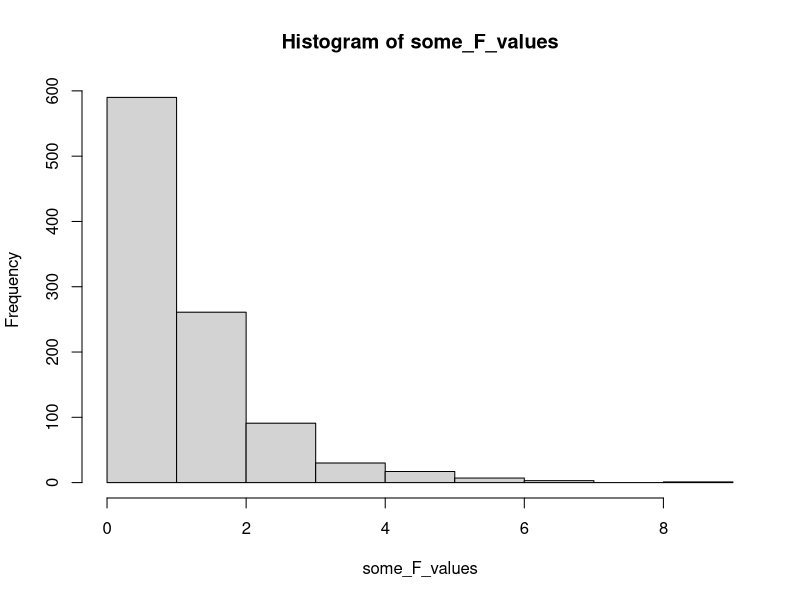
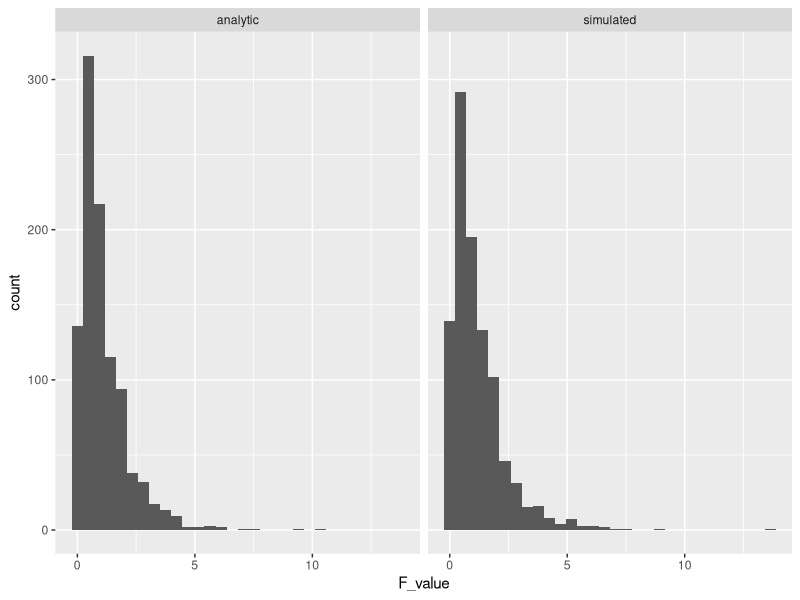
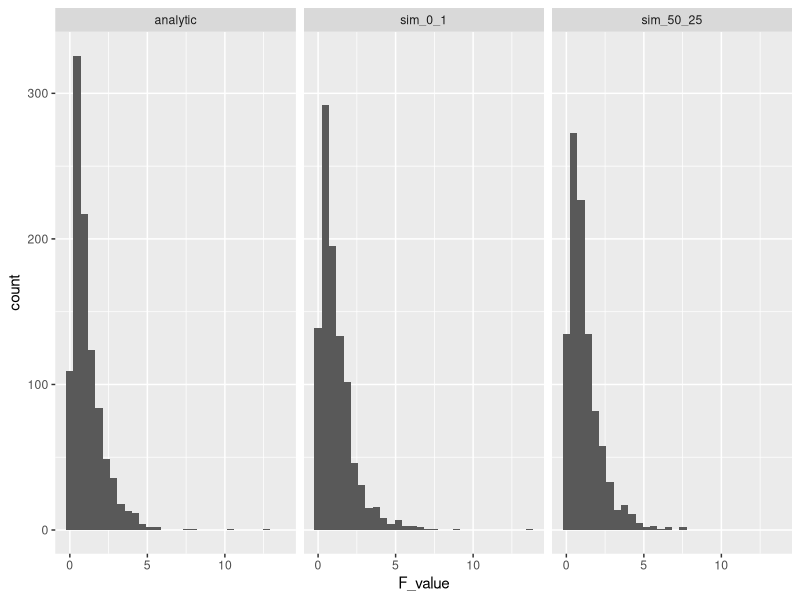
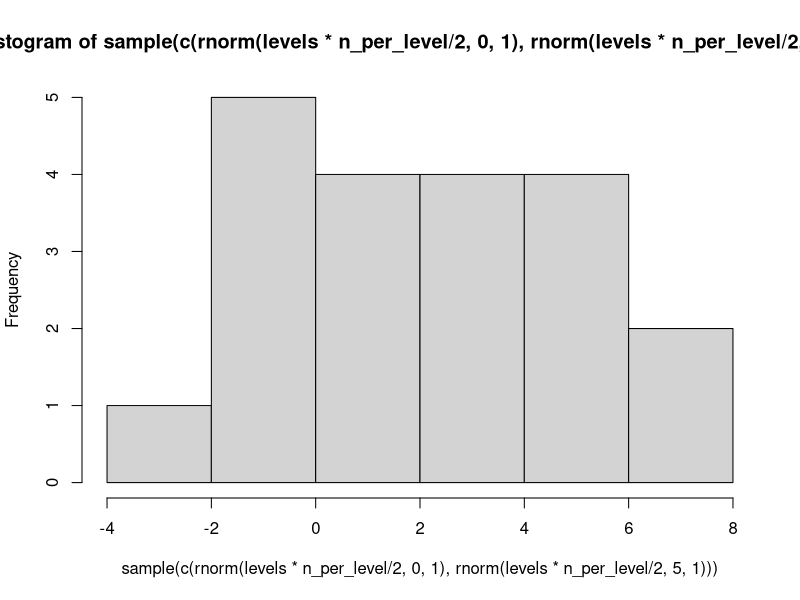
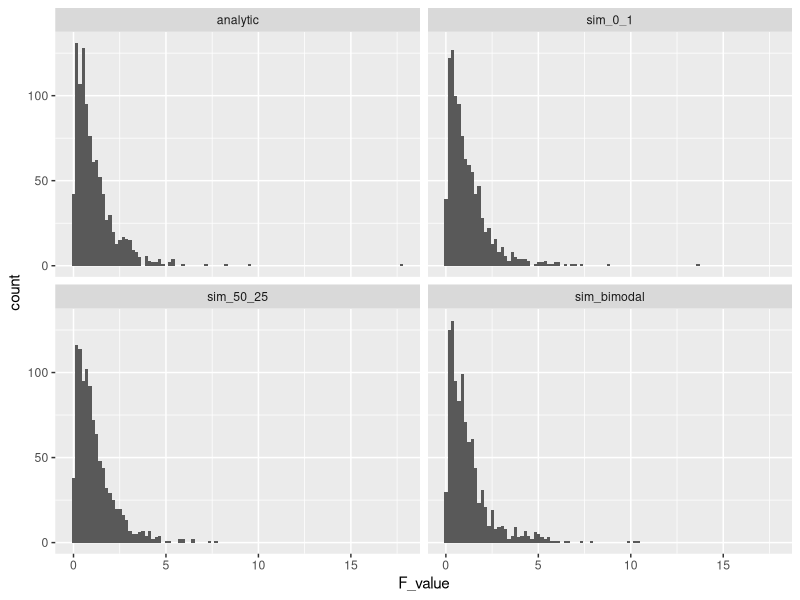
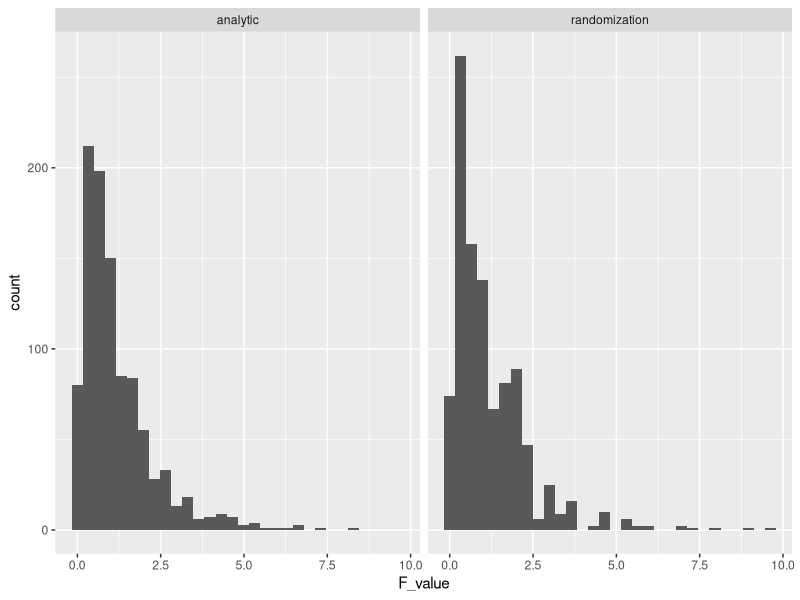
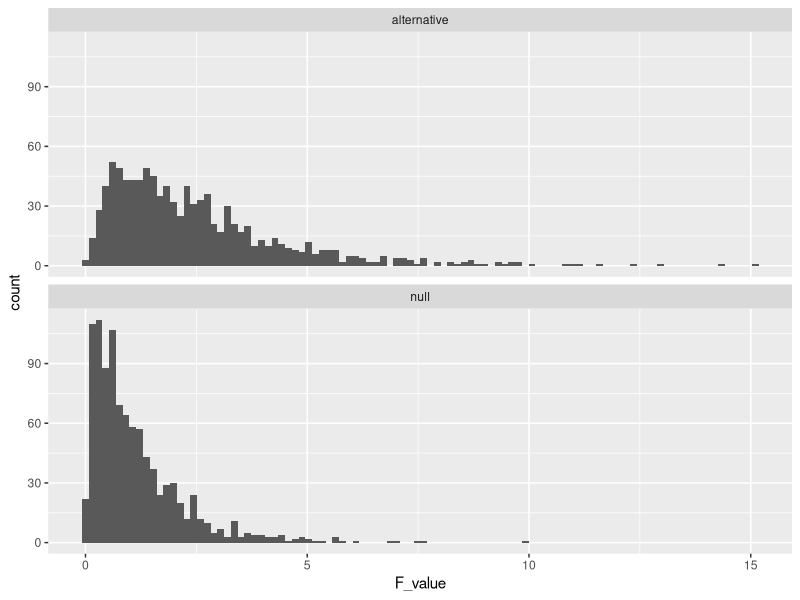
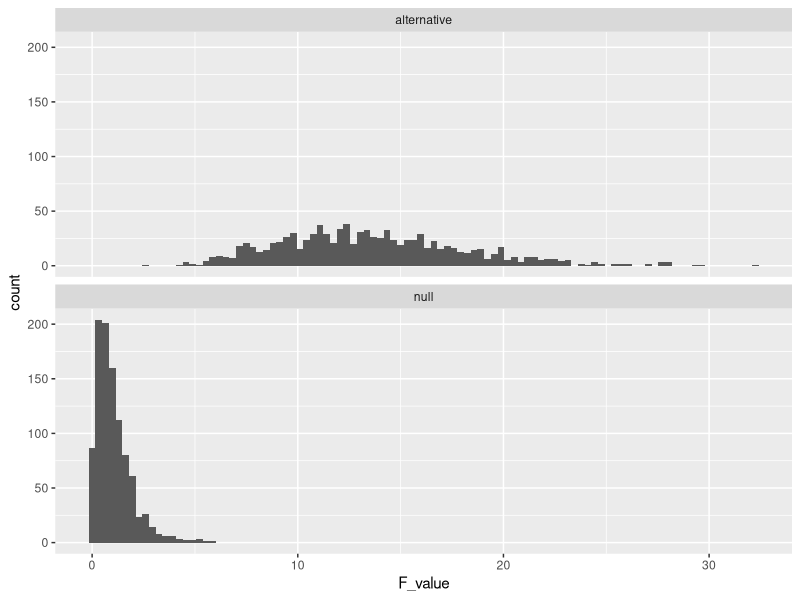

Here is the R script that generated these plots, in order:
## ---- chunk 1
knitr::opts_chunk$set(
  collapse = TRUE,
  comment = "#>",
  message = FALSE,
  warning = FALSE
)
## ---- chunk 2
some_F_values <- rf(1000,3,16)
hist(some_F_values)
## ---- chunk 3
pf(4, 3, 16, lower.tail = FALSE)
## ---- chunk 4
library(tibble)

# construct a dataframe to represent sampling random subjects into each group of the design

levels <- 4
n_per_level <- 5

random_data <- tibble(subjects = 1:(levels*n_per_level),
                      IV = as.factor(rep(1:levels, each = n_per_level)),
                      DV = rnorm(levels*n_per_level, 0, 1)
                      )

# compute the ANOVA and extractd the F-value
aov.out <- aov(DV ~ IV, data = random_data)
simulated_F <- summary(aov.out)[[1]]$`F value`[1]


# repeat the above many times to compute the F-distribution
save_F_values <- length(1000)
for(i in 1:1000){
random_data <- tibble(subjects = 1:(levels*n_per_level),
                      IV = as.factor(rep(1:levels, each = n_per_level)),
                      DV = rnorm(levels*n_per_level, 0, 1)
                      )
aov.out <- aov(DV ~ IV, data = random_data)
simulated_F <- summary(aov.out)[[1]]$`F value`[1]
save_F_values[i] <- simulated_F
}

## ---- chunk 5
library(ggplot2)

F_comparison <- tibble(type = rep(c("analytic","simulated"), each = 1000), 
                        F_value = c(rf(1000,3,16),save_F_values))

ggplot(F_comparison, aes(x=F_value))+
  geom_histogram()+
  facet_wrap(~type)


## ---- chunk 6
save_new_F_values <- length(1000)
for(i in 1:1000){
random_data <- tibble(subjects = 1:(levels*n_per_level),
                      IV = as.factor(rep(1:levels, each = n_per_level)),
                      DV = rnorm(levels*n_per_level, 50, 25)
                      )
aov.out <- aov(DV ~ IV, data = random_data)
simulated_F <- summary(aov.out)[[1]]$`F value`[1]
save_new_F_values[i] <- simulated_F
}

F_comparison <- tibble(type = rep(c("analytic","sim_0_1","sim_50_25"), each = 1000), 
                        F_value = c(rf(1000,3,16),save_F_values, save_new_F_values))

ggplot(F_comparison, aes(x=F_value))+
  geom_histogram()+
  facet_wrap(~type)

## ---- chunk 7
# an example bi-modal sample
hist(sample(c(rnorm(levels*n_per_level/2,0,1),rnorm(levels*n_per_level/2,5,1))))

save_bimodal_F_values <- length(1000)
for(i in 1:1000){

  random_data <- tibble(subjects = 1:(levels*n_per_level),
                        IV = as.factor(rep(1:levels, each = n_per_level)),
                        DV = sample(c(rnorm(levels*n_per_level/2,0,1),
                                      rnorm(levels*n_per_level/2,5,1)))
                        )
  aov.out <- aov(DV ~ IV, data = random_data)
  simulated_F <- summary(aov.out)[[1]]$`F value`[1]
  save_bimodal_F_values[i] <- simulated_F
}

F_comparison <- tibble(type = rep(c("analytic","sim_0_1","sim_50_25", "sim_bimodal"), each = 1000), 
                        F_value = c(rf(1000,3,16),save_F_values, save_new_F_values,save_bimodal_F_values))

ggplot(F_comparison, aes(x=F_value))+
  geom_histogram(bins=100)+
  facet_wrap(~type)

## ---- chunk 8
qf(.95,3,16)
## ---- chunk 9
library(dplyr)

## 1000 deviates samples from true F distribution
Fs <- F_comparison[F_comparison$type=="analytic",]$F_value
sorted_Fs <- sort(Fs)
sorted_Fs[950]

## 1000 deviates samples from normal sim_0_1
Fs <- F_comparison[F_comparison$type=="sim_0_1",]$F_value
sorted_Fs <- sort(Fs)
sorted_Fs[950]

## 1000 deviates samples from normal sim_50_25
Fs <- F_comparison[F_comparison$type=="sim_50_25",]$F_value
sorted_Fs <- sort(Fs)
sorted_Fs[950]

## 1000 deviates samples from bimodal sim
Fs <- F_comparison[F_comparison$type=="sim_bimodal",]$F_value
sorted_Fs <- sort(Fs)
sorted_Fs[950]
## ---- chunk 10
levels <- 4
n_per_level <- 5

some_data <- tibble(subjects = 1:(levels*n_per_level),
                      IV = as.factor(rep(1:levels, each = n_per_level)),
                      DV = c(11,12,11,11,12,
                             10,8,10,9,10,
                             8,9,10,10,10,
                             10,8,10,9,10
                             )
                      )
## ---- chunk 11
aov.out <- aov(DV ~ IV, data = some_data)
summary(aov.out)
## ---- chunk 12
save_F_values <- length(1000)
for(i in 1:1000){
  some_data <- tibble(subjects = 1:(levels*n_per_level),
                        IV = as.factor(rep(1:levels, each = n_per_level)),
                        DV = sample(c(11,12,11,11,12,
                               10,8,10,9,10,
                               8,9,10,10,10,
                               10,8,10,9,10
                               ))
                        )
  aov.out <- aov(DV ~ IV, data =some_data)
  simulated_F <- summary(aov.out)[[1]]$`F value`[1]
  save_F_values[i] <- simulated_F
}

F_comparison <- tibble(type = rep(c("analytic","randomization"), each = 1000), 
                        F_value = c(rf(1000,3,16),save_F_values))

ggplot(F_comparison, aes(x=F_value))+
  geom_histogram()+
  facet_wrap(~type)
## ---- chunk 13
length(save_F_values[save_F_values>7.407])/1000
## ---- chunk 14

levels <- 4
n_per_level <- 5

alternative_data <- tibble(subjects = 1:(levels*n_per_level),
                      IV = as.factor(rep(1:levels, each = n_per_level)),
                      DV = c(rnorm(n_per_level, 125, 25),
                             rnorm(n_per_level, 100, 25),
                             rnorm(n_per_level, 100, 25),
                             rnorm(n_per_level, 100, 25)
                             )
                      )
## ---- chunk 15
# repeat the above many times to compute the F-distribution
save_altF_values <- length(1000)
for(i in 1:1000){
alternative_data <- tibble(subjects = 1:(levels*n_per_level),
                      IV = as.factor(rep(1:levels, each = n_per_level)),
                      DV = c(rnorm(n_per_level, 125, 25),
                             rnorm(n_per_level, 100, 25),
                             rnorm(n_per_level, 100, 25),
                             rnorm(n_per_level, 100, 25)
                             )
                      )
aov.out <- aov(DV ~ IV, data = alternative_data)
simulated_F <- summary(aov.out)[[1]]$`F value`[1]
save_altF_values[i] <- simulated_F
}

F_comparison <- tibble(type = rep(c("null","alternative"), each = 1000), 
                        F_value = c(rf(1000,3,16),save_altF_values))

ggplot(F_comparison, aes(x=F_value))+
  geom_histogram(bins=100)+
  facet_wrap(~type, nrow=2)
## ---- chunk 16
qf(.95,3,16)
## ---- chunk 17
length(save_altF_values[save_altF_values > 3.23])
## ---- chunk 18
n_per_level <- 50

# repeat the above many times to compute the F-distribution
save_altF_values <- length(1000)
for(i in 1:1000){
alternative_data <- tibble(subjects = 1:(levels*n_per_level),
                      IV = as.factor(rep(1:levels, each = n_per_level)),
                      DV = c(rnorm(n_per_level, 125, 25),
                             rnorm(n_per_level, 100, 25),
                             rnorm(n_per_level, 100, 25),
                             rnorm(n_per_level, 100, 25)
                             )
                      )
aov.out <- aov(DV ~ IV, data = alternative_data)
simulated_F <- summary(aov.out)[[1]]$`F value`[1]
save_altF_values[i] <- simulated_F
}

F_comparison <- tibble(type = rep(c("null","alternative"), each = 1000), 
                        F_value = c(rf(1000,3,96),save_altF_values))

ggplot(F_comparison, aes(x=F_value))+
  geom_histogram(bins=100)+
  facet_wrap(~type, nrow=2)
## ---- chunk 19
qf(.95,3,200-4)
## ---- chunk 20
length(save_altF_values[save_altF_values > 2.65])
## ---- chunk 21

n_per_level <- 25

# repeat the above many times to compute the F-distribution
save_altF_values <- length(1000)
for(i in 1:1000){
  alternative_data <- tibble(subjects = 1:(levels*n_per_level),
                        IV = as.factor(rep(1:levels, each = n_per_level)),
                        DV = c(rnorm(n_per_level, 125, 25),
                               rnorm(n_per_level, 100, 25),
                               rnorm(n_per_level, 100, 25),
                               rnorm(n_per_level, 100, 25)
                               )
                        )
  aov.out <- aov(DV ~ IV, data = alternative_data)
  simulated_F <- summary(aov.out)[[1]]$`F value`[1]
  save_altF_values[i] <- simulated_F
}

length(save_altF_values[save_altF_values > qf(.95,3,(n_per_level*4)-4)])/1000

## ---- chunk 22

num_subjects <- c(5,10,15,20,25,30)
sim_power <- length(length(num_subjects))

for(n in 1:length(num_subjects)){

  n_per_level <- num_subjects[n]
  
  # repeat the above many times to compute the F-distribution
  save_altF_values <- length(1000)
  for(i in 1:1000){
    alternative_data <- tibble(subjects = 1:(levels*n_per_level),
                          IV = as.factor(rep(1:levels, each = n_per_level)),
                          DV = c(rnorm(n_per_level, 125, 25),
                                 rnorm(n_per_level, 100, 25),
                                 rnorm(n_per_level, 100, 25),
                                 rnorm(n_per_level, 100, 25)
                                 )
                          )
    aov.out <- aov(DV ~ IV, data = alternative_data)
    simulated_F <- summary(aov.out)[[1]]$`F value`[1]
    save_altF_values[i] <- simulated_F
  }
  
  power <- length(save_altF_values[save_altF_values > qf(.95,3,(n_per_level*4)-4)])/1000
  sim_power[n] <- power
}

power_curve <- tibble(num_subjects,
                      sim_power)

knitr::kable(power_curve)

ggplot(power_curve, aes(x=num_subjects,
                        y=sim_power))+
  geom_point()+
  geom_line()

## ---- chunk 23
num_subjects <- c(10, 50, 75, 100, 125, 150, 175, 200)
sim_power <- length(length(num_subjects))

for(n in 1:length(num_subjects)){

  n_per_level <- num_subjects[n]
  
  # repeat the above many times to compute the F-distribution
  save_altF_values <- length(1000)
  for(i in 1:1000){
    alternative_data <- tibble(subjects = 1:(levels*n_per_level),
                          IV = as.factor(rep(1:levels, each = n_per_level)),
                          DV = c(rnorm(n_per_level, rnorm(1,0,.2), 1),
                                 rnorm(n_per_level, rnorm(1,0,.2), 1),
                                 rnorm(n_per_level, rnorm(1,0,.2), 1),
                                 rnorm(n_per_level, rnorm(1,0,.2), 1)
                                 )
                          )
    aov.out <- aov(DV ~ IV, data = alternative_data)
    simulated_F <- summary(aov.out)[[1]]$`F value`[1]
    save_altF_values[i] <- simulated_F
  }
  
  power <- length(save_altF_values[save_altF_values > qf(.95,3,(n_per_level*4)-4)])/1000
  sim_power[n] <- power
}

power_curve <- tibble(num_subjects,
                      sim_power)

knitr::kable(power_curve)

ggplot(power_curve, aes(x=num_subjects,
                        y=sim_power))+
  geom_point()+
  geom_line()

